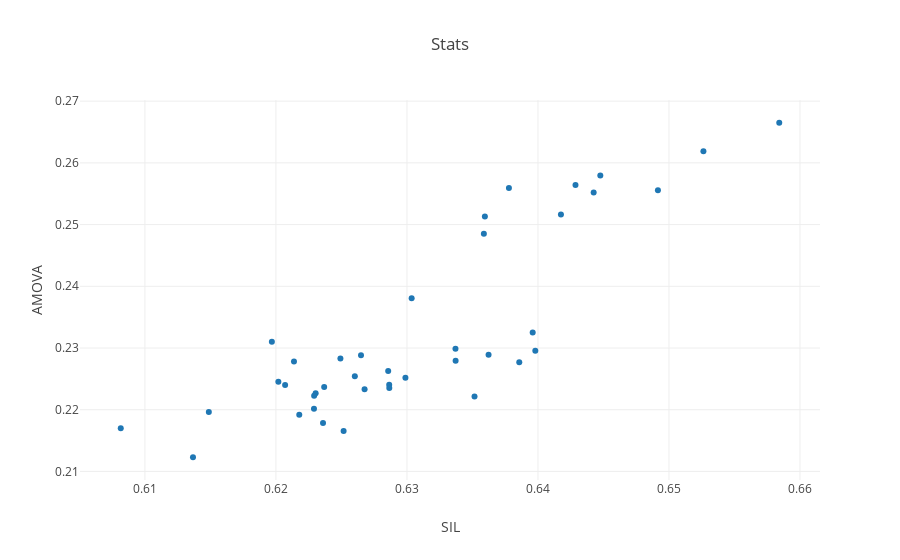

This figure's notebook cell:
### Code cell
fig_data= [go.Scatter(
x= Other_stats[:,8],
y= Other_stats[:,7],
mode= 'markers',
name= 'Results'
)]

layout = go.Layout(
    title= 'Stats',
    yaxis=dict(
        title='AMOVA'),
    xaxis=dict(
        title='SIL')
)

fig= go.Figure(data=fig_data, layout=layout)
iplot(fig)

### Figure 1 — Plotly figure (JSON) as saved in the notebook; plotly's stock layout.template omitted (floating-point values rounded to 4 significant figures)
{"data": [{"mode": "markers", "name": "Results", "type": "scatter", "x": [0.6229, 0.6299, 0.6337, 0.6207, 0.6149, 0.6082, 0.6137, 0.6237, 0.6218, 0.6337, 0.6378, 0.6448, 0.6359, 0.6443, 0.6526, 0.6584, 0.6418, 0.6429, 0.6359, 0.6492, 0.6286, 0.6286, 0.6214, 0.6202, 0.626, 0.6268, 0.6287, 0.6352, 0.6252, 0.6249, 0.623, 0.6229, 0.6304, 0.6362, 0.6197, 0.6396, 0.6265, 0.6386, 0.6236, 0.6398], "y": [0.2202, 0.2252, 0.2299, 0.224, 0.2196, 0.217, 0.2123, 0.2237, 0.2192, 0.2279, 0.2559, 0.258, 0.2513, 0.2552, 0.2619, 0.2665, 0.2516, 0.2564, 0.2485, 0.2556, 0.2263, 0.2241, 0.2278, 0.2246, 0.2254, 0.2233, 0.2235, 0.2221, 0.2166, 0.2283, 0.2227, 0.2223, 0.2381, 0.2289, 0.231, 0.2325, 0.2288, 0.2277, 0.2178, 0.2296]}], "layout": {"title": "Stats", "xaxis": {"title": "SIL"}, "yaxis": {"title": "AMOVA"}}}
